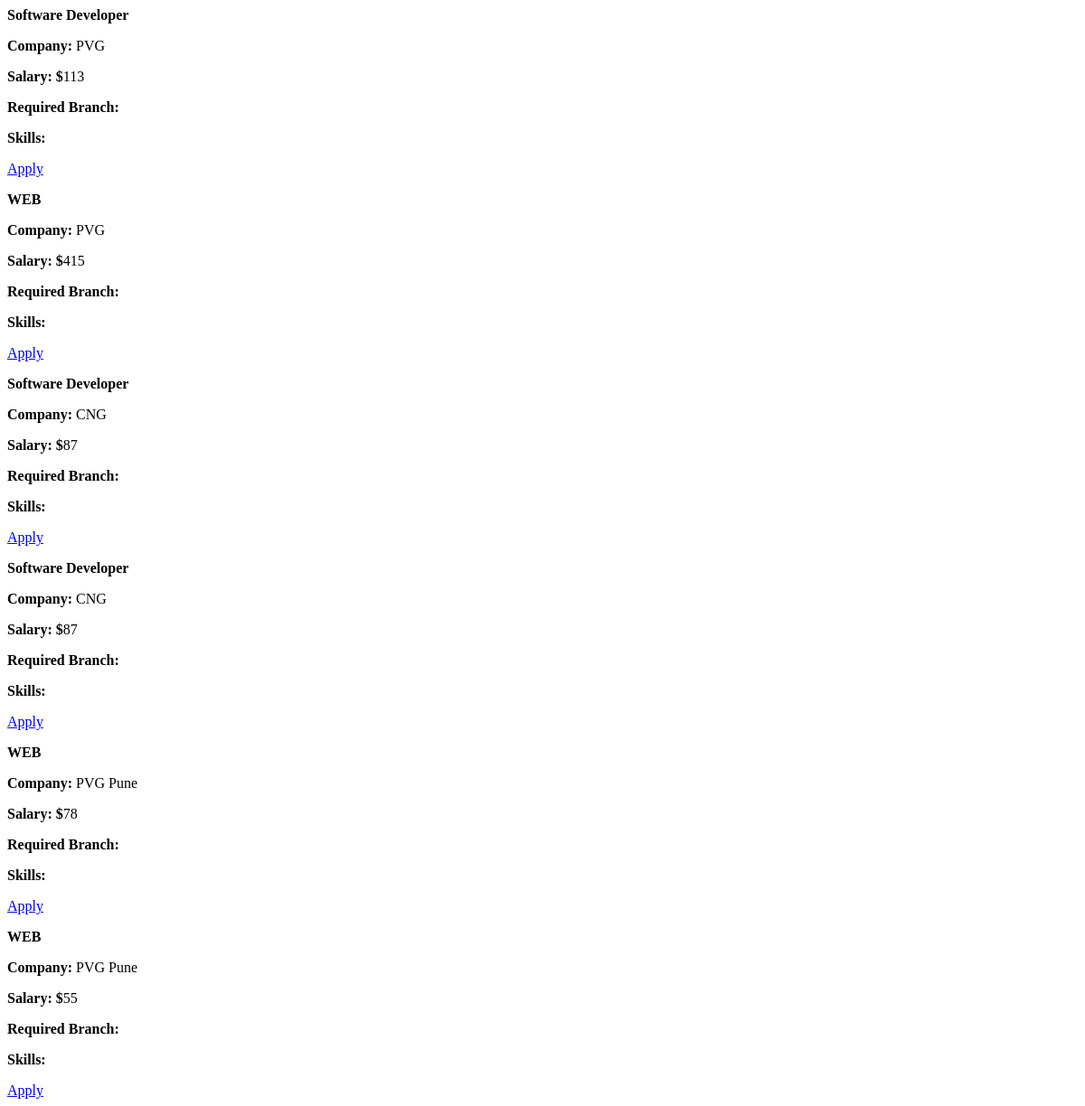
Before: /pvg/list/ with the older database file.
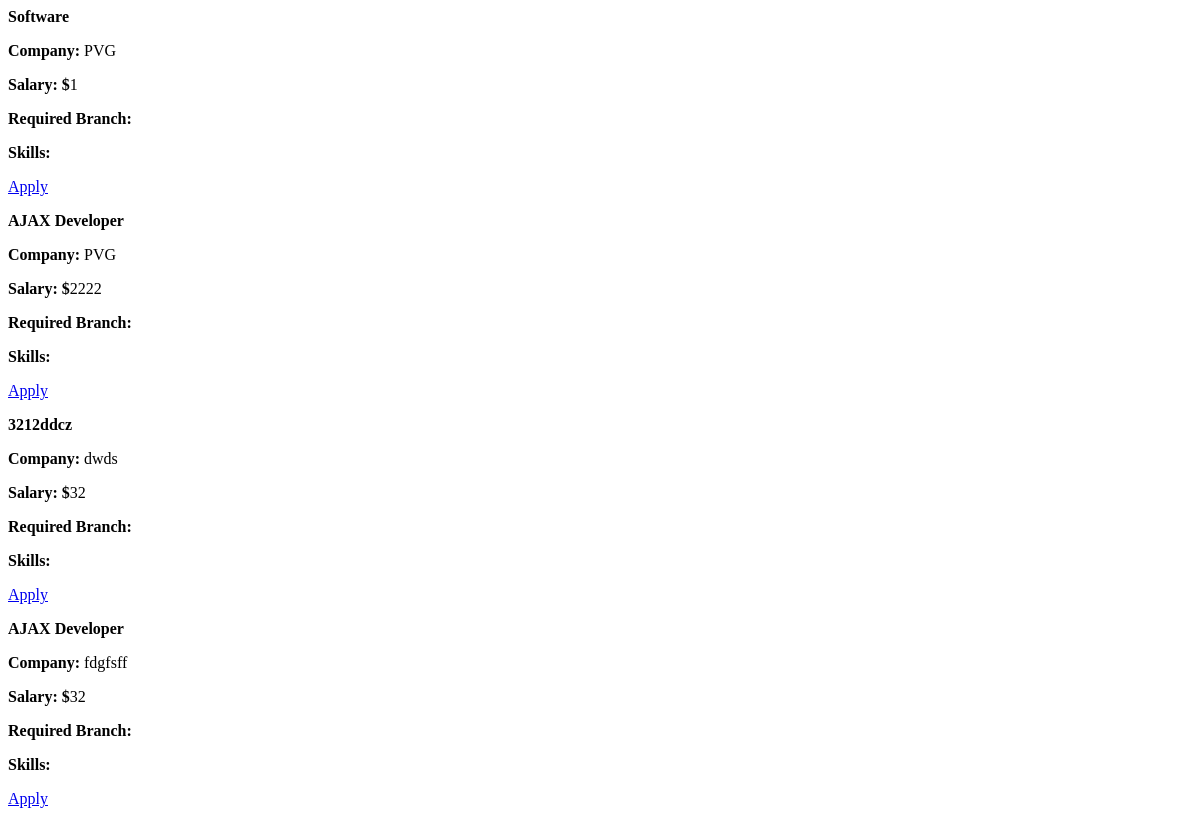
After: the same page with the newer database file.
### pvg/models.py (models this page shows, shortened)
class JobDetail(models.Model):
    job_id = models.IntegerField(primary_key=True)
    job_title = models.CharField(max_length=100)
    company_logo = models.ImageField(upload_to='company_logos/')
    company_name = models.CharField(max_length=100)
    salary = models.IntegerField( default=None, null=True, blank=True)
    BRANCH_CHOICES = [
        ('ME', 'Mechanical Engineering'),
        ('IT', 'Information Technology'),
        ('CS', 'Computer Science'),
        ('EE', 'Electrical Engineering'),
        ('ENTC', 'ENTC'),
        ('Printing', 'Printing'),
        ('AIDS', 'AIDS')
    ]
    required_branchs = models.CharField(max_length=20, choices=BRANCH_CHOICES, default='')
    location = models.CharField(max_length=50, default='')
    system_time = models.DateTimeField()
    required_CGPA = models.IntegerField( default=None, null=True, blank=True)
    required_marks = models.IntegerField(default=None, null=True, blank=True)
    date_exam = models.DateTimeField(default=timezone.now)
    date_last = models.DateTimeField(default=timezone.now)
    venue = models.CharField(max_length=20, default='')

### pvg/views.py (the view)
# urls.py: path('list/',views.list,name='list'),
def list(request):
    job_details = JobDetail.objects.all()
    return render(request, 'list.html', {'job_details': job_details})

### pvg/templates/list.html
{% block body %}
    {% for job_detail in job_details %}
        <div class="w-23 bg-slate-400 h-35 mt-3 m-20 rounded-lg">
            <p class="m-3 p-3 font-serif text-3xl"><b>{{ job_detail.job_title }}</b></p>
            <p class="m-3 p-3 text-lg"><b>Company:</b> {{ job_detail.company_name }}</p>
            <p class="m-3 p-3 text-lg"><b>Salary: $</b>{{ job_detail.salary }}</p>
            <p class="m-3 p-3 text-lg"><b>Required Branch:</b> {{ job_detail.required_branch }}</p>
            <p class="m-3 p-3 text-lg"><b>Skills:</b> {{ job_detail.skills }}</p>
            <a href="{% url 'apply_for_job' job_detail.id %}" class="m-3 p-3 rounded-md bg-blue-600 hover:bg-blue-950 text-white">Apply</a>
        </div>
    {% endfor %}
{% endblock %}

Changed rows visible on the page:
removed JobDetail: job_title "WEB", company_name "PVG", salary "415"
removed JobDetail: job_title "Software Developer", company_name "CNG", salary "87"
removed JobDetail: job_title "Software Developer", company_name "CNG", salary "87"
removed JobDetail: job_title "WEB", company_name "PVG Pune", salary "78"
removed JobDetail: job_title "WEB", company_name "PVG Pune", salary "55"
changed JobDetail: job_title "Software Developer" → "Software"; salary "113" → "1"
added JobDetail: job_title "AJAX Developer", company_name "PVG", salary "2222"
added JobDetail: job_title "3212ddcz", company_name "dwds", salary "32"
added JobDetail: job_title "AJAX Developer", company_name "fdgfsff", salary "32"
